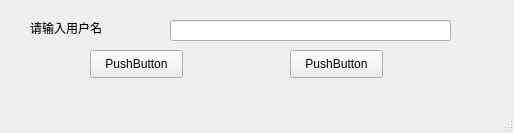
<?xml version="1.0" encoding="UTF-8"?>
<ui version="4.0">
 <class>MainWindow</class>
 <widget class="QMainWindow" name="MainWindow">
  <property name="geometry">
   <rect>
    <x>0</x>
    <y>0</y>
    <width>514</width>
    <height>133</height>
   </rect>
  </property>
  <property name="minimumSize">
   <size>
    <width>514</width>
    <height>133</height>
   </size>
  </property>
  <property name="maximumSize">
   <size>
    <width>514</width>
    <height>133</height>
   </size>
  </property>
  <property name="windowTitle">
   <string>MainWindow</string>
  </property>
  <widget class="QWidget" name="centralwidget">
   <widget class="QLabel" name="label">
    <property name="geometry">
     <rect>
      <x>30</x>
      <y>20</y>
      <width>111</width>
      <height>16</height>
     </rect>
    </property>
    <property name="text">
     <string>请输入用户名</string>
    </property>
   </widget>
   <widget class="QLineEdit" name="lineEdit">
    <property name="geometry">
     <rect>
      <x>170</x>
      <y>20</y>
      <width>281</width>
      <height>21</height>
     </rect>
    </property>
   </widget>
   <widget class="QPushButton" name="pushButton">
    <property name="geometry">
     <rect>
      <x>90</x>
      <y>50</y>
      <width>93</width>
      <height>28</height>
     </rect>
    </property>
    <property name="text">
     <string>PushButton</string>
    </property>
   </widget>
   <widget class="QPushButton" name="pushButton_2">
    <property name="geometry">
     <rect>
      <x>290</x>
      <y>50</y>
      <width>93</width>
      <height>28</height>
     </rect>
    </property>
    <property name="text">
     <string>PushButton</string>
    </property>
   </widget>
  </widget>
  <widget class="QMenuBar" name="menubar">
   <property name="geometry">
    <rect>
     <x>0</x>
     <y>0</y>
     <width>514</width>
     <height>26</height>
    </rect>
   </property>
  </widget>
  <widget class="QStatusBar" name="statusbar"/>
 </widget>
 <resources/>
 <connections/>
</ui>
